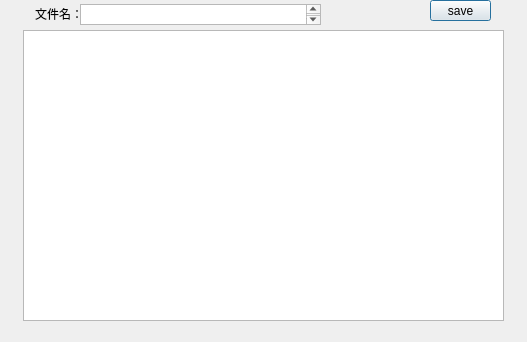
<?xml version="1.0" encoding="UTF-8"?>
<ui version="4.0">
 <class>Text</class>
 <widget class="QDialog" name="Text">
  <property name="geometry">
   <rect>
    <x>0</x>
    <y>0</y>
    <width>527</width>
    <height>342</height>
   </rect>
  </property>
  <property name="windowTitle">
   <string>Dialog</string>
  </property>
  <widget class="QPushButton" name="save">
   <property name="geometry">
    <rect>
     <x>430</x>
     <y>0</y>
     <width>61</width>
     <height>21</height>
    </rect>
   </property>
   <property name="text">
    <string>save</string>
   </property>
  </widget>
  <widget class="QLabel" name="detail">
   <property name="geometry">
    <rect>
     <x>430</x>
     <y>320</y>
     <width>54</width>
     <height>12</height>
    </rect>
   </property>
   <property name="text">
    <string/>
   </property>
  </widget>
  <widget class="QTextEdit" name="text">
   <property name="geometry">
    <rect>
     <x>23</x>
     <y>30</y>
     <width>481</width>
     <height>291</height>
    </rect>
   </property>
  </widget>
  <widget class="QTextEdit" name="filename">
   <property name="geometry">
    <rect>
     <x>80</x>
     <y>4</y>
     <width>241</width>
     <height>21</height>
    </rect>
   </property>
  </widget>
  <widget class="QLabel" name="label">
   <property name="geometry">
    <rect>
     <x>35</x>
     <y>8</y>
     <width>54</width>
     <height>12</height>
    </rect>
   </property>
   <property name="text">
    <string>文件名：</string>
   </property>
  </widget>
 </widget>
 <resources/>
 <connections/>
</ui>
